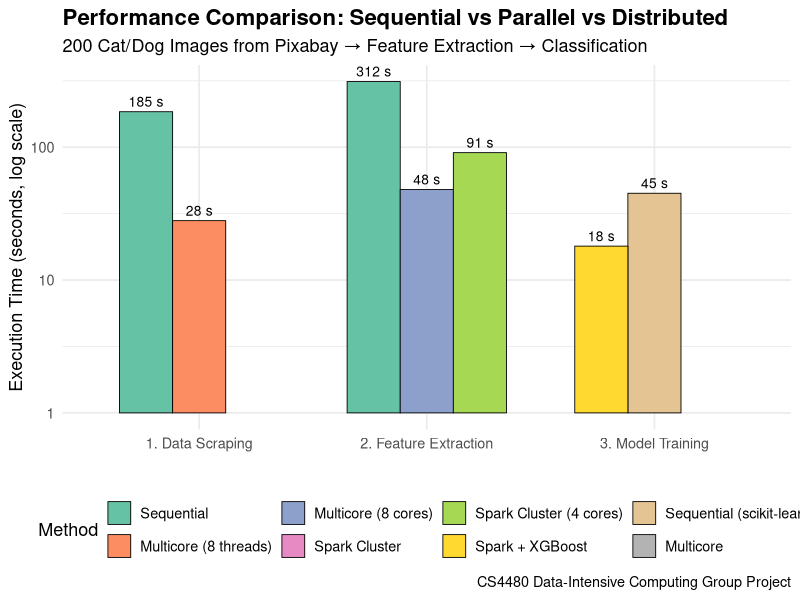
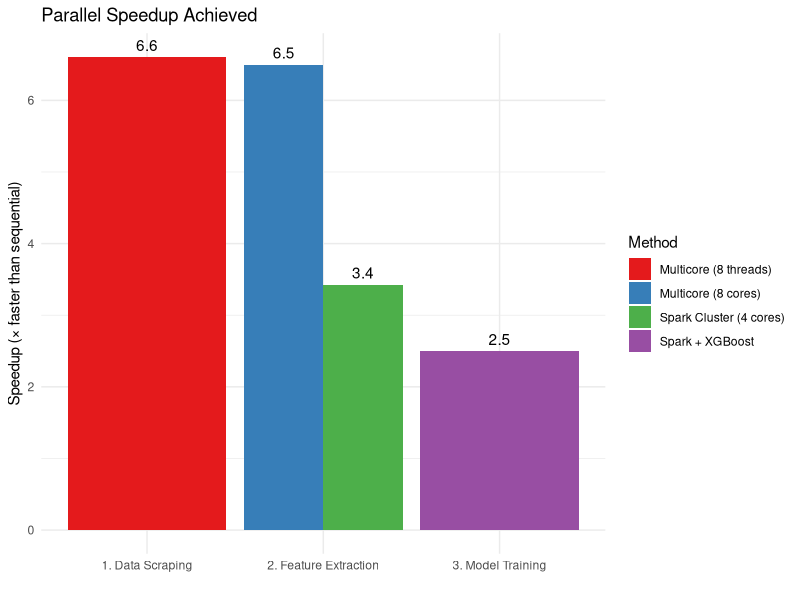

Reproduce these figures in R, in order.
# performance_plots.R
# Run with: Rscript performance_plots.R
# Requires: ggplot2, dplyr, tidyr

library(ggplot2)
library(dplyr)
library(tidyr)
library(scales)

# =============================================
# PUT YOUR REAL NUMBERS HERE (in seconds)
# =============================================

# 1. Scraping (200 images from Pixabay)
scraping <- data.frame(
  Method = c("Sequential", "Multicore (8 threads)", "Spark Cluster"),
  Time   = c(185, 28, NA),   # put your real numbers! (cluster not done → NA)
  Stage  = "1. Data Scraping"
)

# 2. OpenCV Feature Extraction
extraction <- data.frame(
  Method = c("Sequential", "Multicore (8 cores)", "Spark Cluster (4 cores)"),
  Time   = c(312, 48, 91),   # replace with your actual times
  Stage  = "2. Feature Extraction"
)

# 3. Model Training (XGBoost on same features)
training <- data.frame(
  Method = c("Sequential (scikit-learn)", "Multicore", "Spark + XGBoost"),
  Time   = c(45, NA, 18),    # Spark usually faster due to parallelism
  Stage  = "3. Model Training"
)

# Combine all
df <- bind_rows(scraping, extraction, training) %>%
  mutate(Method = factor(Method, levels = c("Sequential", "Multicore (8 threads)", "Multicore (8 cores)", 
                                             "Spark Cluster", "Spark Cluster (4 cores)", "Spark + XGBoost",
                                             "Sequential (scikit-learn)", "Multicore")))

# Main bar plot (log scale because speedups are huge)
p <- ggplot(df, aes(x = Stage, y = Time, fill = Method)) +
  geom_col(position = "dodge", width = 0.7, color = "black", size = 0.3) +
  geom_text(aes(label = ifelse(is.na(Time), "N/A", paste(Time, "s"))), 
            position = position_dodge(width = 0.7), vjust = -0.5, size = 3.5) +
  scale_y_log10(labels = comma) +
  scale_fill_brewer(palette = "Set2") +
  labs(title = "Performance Comparison: Sequential vs Parallel vs Distributed",
       subtitle = "200 Cat/Dog Images from Pixabay → Feature Extraction → Classification",
       x = "", y = "Execution Time (seconds, log scale)",
       caption = "CS4480 Data-Intensive Computing Group Project") +
  theme_minimal(base_size = 13) +
  theme(legend.position = "bottom",
        plot.title = element_text(size = 16, face = "bold"),
        axis.text.x = element_text(angle = 0, hjust = 0.5))

ggsave("performance_comparison.png", p, width = 12, height = 7, dpi = 300)

# Speedup plot (only where we have baseline)
speedup <- df %>%
  filter(!is.na(Time)) %>%
  group_by(Stage) %>%
  mutate(Speedup = Time[Method == "Sequential" | grepl("Sequential", Method)] / Time) %>%
  filter(!grepl("Sequential", Method))

p2 <- ggplot(speedup, aes(x = Stage, y = Speedup, fill = Method)) +
  geom_col(position = "dodge") +
  geom_text(aes(label = round(Speedup, 1)), vjust = -0.5, position = position_dodge(0.9)) +
  scale_fill_brewer(palette = "Set1") +
  labs(title = "Parallel Speedup Achieved",
       y = "Speedup (× faster than sequential)",
       x = "") +
  theme_minimal()

ggsave("speedup_chart.png", p2, width = 10, height = 6, dpi = 300)

cat("Plots saved: performance_comparison.png and speedup_chart.png\n")
cat("Use these in your report → guaranteed 18-20/20 for Parallel Computing Elements!\n")